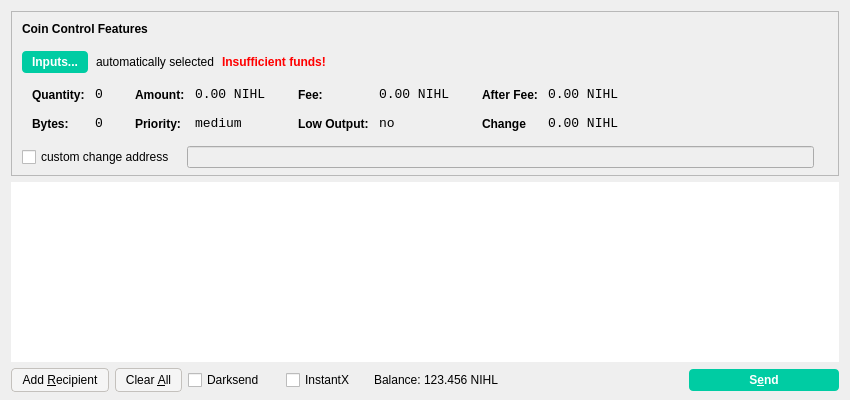
<?xml version="1.0" encoding="UTF-8"?>
<ui version="4.0">
 <class>SendCoinsDialog</class>
 <widget class="QDialog" name="SendCoinsDialog">
  <property name="geometry">
   <rect>
    <x>0</x>
    <y>0</y>
    <width>850</width>
    <height>400</height>
   </rect>
  </property>
  <property name="windowTitle">
   <string>Send Coins</string>
  </property>
  <layout class="QVBoxLayout" name="verticalLayout" stretch="0,1,0">
   <property name="bottomMargin">
    <number>8</number>
   </property>
   <item>
    <widget class="QFrame" name="frameCoinControl">
     <property name="sizePolicy">
      <sizepolicy hsizetype="Expanding" vsizetype="Expanding">
       <horstretch>0</horstretch>
       <verstretch>0</verstretch>
      </sizepolicy>
     </property>
     <property name="maximumSize">
      <size>
       <width>16777215</width>
       <height>16777215</height>
      </size>
     </property>
     <property name="frameShape">
      <enum>QFrame::StyledPanel</enum>
     </property>
     <property name="frameShadow">
      <enum>QFrame::Sunken</enum>
     </property>
     <layout class="QVBoxLayout" name="verticalLayoutCoinControl2">
      <property name="spacing">
       <number>6</number>
      </property>
      <property name="leftMargin">
       <number>0</number>
      </property>
      <property name="topMargin">
       <number>0</number>
      </property>
      <property name="rightMargin">
       <number>0</number>
      </property>
      <property name="bottomMargin">
       <number>6</number>
      </property>
      <item>
       <layout class="QVBoxLayout" name="verticalLayoutCoinControl" stretch="0,0,0,0,1">
        <property name="spacing">
         <number>0</number>
        </property>
        <property name="leftMargin">
         <number>10</number>
        </property>
        <property name="topMargin">
         <number>10</number>
        </property>
        <item>
         <layout class="QHBoxLayout" name="horizontalLayoutCoinControl1">
          <property name="bottomMargin">
           <number>15</number>
          </property>
          <item>
           <widget class="QLabel" name="labelCoinControlFeatures">
            <property name="sizePolicy">
             <sizepolicy hsizetype="Preferred" vsizetype="Maximum">
              <horstretch>0</horstretch>
              <verstretch>0</verstretch>
             </sizepolicy>
            </property>
            <property name="font">
             <font>
              <weight>75</weight>
              <bold>true</bold>
             </font>
            </property>
            <property name="styleSheet">
             <string notr="true">font-weight:bold;</string>
            </property>
            <property name="text">
             <string>Coin Control Features</string>
            </property>
           </widget>
          </item>
         </layout>
        </item>
        <item>
         <layout class="QHBoxLayout" name="horizontalLayoutCoinControl2" stretch="0,0,0,0">
          <property name="spacing">
           <number>8</number>
          </property>
          <property name="bottomMargin">
           <number>10</number>
          </property>
          <item>
           <widget class="QPushButton" name="pushButtonCoinControl">
            <property name="styleSheet">
             <string notr="true">background-color: rgb(0, 204, 163);
color: rgb(255, 255, 255);
border-radius: 4px;
border-color:  rgb(0, 204, 163);
font-weight: 600;
padding: 4px;
padding-left: 10px;
padding-right: 10px;</string>
            </property>
            <property name="text">
             <string>Inputs...</string>
            </property>
           </widget>
          </item>
          <item>
           <widget class="QLabel" name="labelCoinControlAutomaticallySelected">
            <property name="text">
             <string>automatically selected</string>
            </property>
            <property name="margin">
             <number>5</number>
            </property>
           </widget>
          </item>
          <item>
           <widget class="QLabel" name="labelCoinControlInsuffFunds">
            <property name="font">
             <font>
              <weight>75</weight>
              <bold>true</bold>
             </font>
            </property>
            <property name="styleSheet">
             <string notr="true">color:red;font-weight:bold;</string>
            </property>
            <property name="text">
             <string>Insufficient funds!</string>
            </property>
            <property name="margin">
             <number>5</number>
            </property>
           </widget>
          </item>
          <item>
           <spacer name="horizontalSpacerCoinControl">
            <property name="orientation">
             <enum>Qt::Horizontal</enum>
            </property>
            <property name="sizeHint" stdset="0">
             <size>
              <width>40</width>
              <height>1</height>
             </size>
            </property>
           </spacer>
          </item>
         </layout>
        </item>
        <item>
         <widget class="QWidget" name="widgetCoinControl" native="true">
          <property name="sizePolicy">
           <sizepolicy hsizetype="Preferred" vsizetype="Preferred">
            <horstretch>0</horstretch>
            <verstretch>0</verstretch>
           </sizepolicy>
          </property>
          <property name="minimumSize">
           <size>
            <width>0</width>
            <height>0</height>
           </size>
          </property>
          <property name="styleSheet">
           <string notr="true"/>
          </property>
          <layout class="QHBoxLayout" name="horizontalLayoutCoinControl5">
           <property name="leftMargin">
            <number>0</number>
           </property>
           <property name="topMargin">
            <number>0</number>
           </property>
           <property name="rightMargin">
            <number>0</number>
           </property>
           <property name="bottomMargin">
            <number>0</number>
           </property>
           <item>
            <layout class="QHBoxLayout" name="horizontalLayoutCoinControl3" stretch="0,0,0,1">
             <property name="spacing">
              <number>20</number>
             </property>
             <property name="topMargin">
              <number>0</number>
             </property>
             <property name="bottomMargin">
              <number>10</number>
             </property>
             <item>
              <layout class="QFormLayout" name="formLayoutCoinControl1">
               <property name="horizontalSpacing">
                <number>10</number>
               </property>
               <property name="verticalSpacing">
                <number>14</number>
               </property>
               <property name="leftMargin">
                <number>10</number>
               </property>
               <property name="topMargin">
                <number>4</number>
               </property>
               <property name="rightMargin">
                <number>6</number>
               </property>
               <item row="0" column="0">
                <widget class="QLabel" name="labelCoinControlQuantityText">
                 <property name="styleSheet">
                  <string notr="true">font-weight:bold;</string>
                 </property>
                 <property name="text">
                  <string>Quantity:</string>
                 </property>
                 <property name="margin">
                  <number>0</number>
                 </property>
                </widget>
               </item>
               <item row="0" column="1">
                <widget class="QLabel" name="labelCoinControlQuantity">
                 <property name="font">
                  <font>
                   <family>Monospace</family>
                   <pointsize>10</pointsize>
                  </font>
                 </property>
                 <property name="cursor">
                  <cursorShape>IBeamCursor</cursorShape>
                 </property>
                 <property name="contextMenuPolicy">
                  <enum>Qt::ActionsContextMenu</enum>
                 </property>
                 <property name="text">
                  <string>0</string>
                 </property>
                 <property name="margin">
                  <number>0</number>
                 </property>
                 <property name="textInteractionFlags">
                  <set>Qt::LinksAccessibleByMouse|Qt::TextSelectableByKeyboard|Qt::TextSelectableByMouse</set>
                 </property>
                </widget>
               </item>
               <item row="1" column="0">
                <widget class="QLabel" name="labelCoinControlBytesText">
                 <property name="styleSheet">
                  <string notr="true">font-weight:bold;</string>
                 </property>
                 <property name="text">
                  <string>Bytes:</string>
                 </property>
                </widget>
               </item>
               <item row="1" column="1">
                <widget class="QLabel" name="labelCoinControlBytes">
                 <property name="font">
                  <font>
                   <family>Monospace</family>
                   <pointsize>10</pointsize>
                  </font>
                 </property>
                 <property name="cursor">
                  <cursorShape>IBeamCursor</cursorShape>
                 </property>
                 <property name="contextMenuPolicy">
                  <enum>Qt::ActionsContextMenu</enum>
                 </property>
                 <property name="text">
                  <string>0</string>
                 </property>
                 <property name="textInteractionFlags">
                  <set>Qt::LinksAccessibleByMouse|Qt::TextSelectableByKeyboard|Qt::TextSelectableByMouse</set>
                 </property>
                </widget>
               </item>
              </layout>
             </item>
             <item>
              <layout class="QFormLayout" name="formLayoutCoinControl2">
               <property name="horizontalSpacing">
                <number>10</number>
               </property>
               <property name="verticalSpacing">
                <number>14</number>
               </property>
               <property name="leftMargin">
                <number>6</number>
               </property>
               <property name="topMargin">
                <number>4</number>
               </property>
               <property name="rightMargin">
                <number>6</number>
               </property>
               <item row="0" column="0">
                <widget class="QLabel" name="labelCoinControlAmountText">
                 <property name="styleSheet">
                  <string notr="true">font-weight:bold;</string>
                 </property>
                 <property name="text">
                  <string>Amount:</string>
                 </property>
                 <property name="margin">
                  <number>0</number>
                 </property>
                </widget>
               </item>
               <item row="0" column="1">
                <widget class="QLabel" name="labelCoinControlAmount">
                 <property name="font">
                  <font>
                   <family>Monospace</family>
                   <pointsize>10</pointsize>
                  </font>
                 </property>
                 <property name="cursor">
                  <cursorShape>IBeamCursor</cursorShape>
                 </property>
                 <property name="contextMenuPolicy">
                  <enum>Qt::ActionsContextMenu</enum>
                 </property>
                 <property name="text">
                  <string>0.00 NIHL</string>
                 </property>
                 <property name="textInteractionFlags">
                  <set>Qt::LinksAccessibleByMouse|Qt::TextSelectableByKeyboard|Qt::TextSelectableByMouse</set>
                 </property>
                </widget>
               </item>
               <item row="1" column="0">
                <widget class="QLabel" name="labelCoinControlPriorityText">
                 <property name="styleSheet">
                  <string notr="true">font-weight:bold;</string>
                 </property>
                 <property name="text">
                  <string>Priority:</string>
                 </property>
                </widget>
               </item>
               <item row="1" column="1">
                <widget class="QLabel" name="labelCoinControlPriority">
                 <property name="font">
                  <font>
                   <family>Monospace</family>
                   <pointsize>10</pointsize>
                  </font>
                 </property>
                 <property name="cursor">
                  <cursorShape>IBeamCursor</cursorShape>
                 </property>
                 <property name="contextMenuPolicy">
                  <enum>Qt::ActionsContextMenu</enum>
                 </property>
                 <property name="text">
                  <string>medium</string>
                 </property>
                 <property name="textInteractionFlags">
                  <set>Qt::LinksAccessibleByMouse|Qt::TextSelectableByKeyboard|Qt::TextSelectableByMouse</set>
                 </property>
                </widget>
               </item>
              </layout>
             </item>
             <item>
              <layout class="QFormLayout" name="formLayoutCoinControl3">
               <property name="horizontalSpacing">
                <number>10</number>
               </property>
               <property name="verticalSpacing">
                <number>14</number>
               </property>
               <property name="leftMargin">
                <number>6</number>
               </property>
               <property name="topMargin">
                <number>4</number>
               </property>
               <property name="rightMargin">
                <number>6</number>
               </property>
               <item row="0" column="0">
                <widget class="QLabel" name="labelCoinControlFeeText">
                 <property name="styleSheet">
                  <string notr="true">font-weight:bold;</string>
                 </property>
                 <property name="text">
                  <string>Fee:</string>
                 </property>
                 <property name="margin">
                  <number>0</number>
                 </property>
                </widget>
               </item>
               <item row="0" column="1">
                <widget class="QLabel" name="labelCoinControlFee">
                 <property name="font">
                  <font>
                   <family>Monospace</family>
                   <pointsize>10</pointsize>
                  </font>
                 </property>
                 <property name="cursor">
                  <cursorShape>IBeamCursor</cursorShape>
                 </property>
                 <property name="contextMenuPolicy">
                  <enum>Qt::ActionsContextMenu</enum>
                 </property>
                 <property name="text">
                  <string>0.00 NIHL</string>
                 </property>
                 <property name="textInteractionFlags">
                  <set>Qt::LinksAccessibleByMouse|Qt::TextSelectableByKeyboard|Qt::TextSelectableByMouse</set>
                 </property>
                </widget>
               </item>
               <item row="1" column="0">
                <widget class="QLabel" name="labelCoinControlLowOutputText">
                 <property name="styleSheet">
                  <string notr="true">font-weight:bold;</string>
                 </property>
                 <property name="text">
                  <string>Low Output:</string>
                 </property>
                </widget>
               </item>
               <item row="1" column="1">
                <widget class="QLabel" name="labelCoinControlLowOutput">
                 <property name="font">
                  <font>
                   <family>Monospace</family>
                   <pointsize>10</pointsize>
                  </font>
                 </property>
                 <property name="cursor">
                  <cursorShape>IBeamCursor</cursorShape>
                 </property>
                 <property name="contextMenuPolicy">
                  <enum>Qt::ActionsContextMenu</enum>
                 </property>
                 <property name="text">
                  <string>no</string>
                 </property>
                 <property name="textInteractionFlags">
                  <set>Qt::LinksAccessibleByMouse|Qt::TextSelectableByKeyboard|Qt::TextSelectableByMouse</set>
                 </property>
                </widget>
               </item>
              </layout>
             </item>
             <item>
              <layout class="QFormLayout" name="formLayoutCoinControl4">
               <property name="horizontalSpacing">
                <number>10</number>
               </property>
               <property name="verticalSpacing">
                <number>14</number>
               </property>
               <property name="leftMargin">
                <number>6</number>
               </property>
               <property name="topMargin">
                <number>4</number>
               </property>
               <property name="rightMargin">
                <number>6</number>
               </property>
               <item row="0" column="0">
                <widget class="QLabel" name="labelCoinControlAfterFeeText">
                 <property name="styleSheet">
                  <string notr="true">font-weight:bold;</string>
                 </property>
                 <property name="text">
                  <string>After Fee:</string>
                 </property>
                 <property name="margin">
                  <number>0</number>
                 </property>
                </widget>
               </item>
               <item row="0" column="1">
                <widget class="QLabel" name="labelCoinControlAfterFee">
                 <property name="font">
                  <font>
                   <family>Monospace</family>
                   <pointsize>10</pointsize>
                  </font>
                 </property>
                 <property name="cursor">
                  <cursorShape>IBeamCursor</cursorShape>
                 </property>
                 <property name="contextMenuPolicy">
                  <enum>Qt::ActionsContextMenu</enum>
                 </property>
                 <property name="text">
                  <string>0.00 NIHL</string>
                 </property>
                 <property name="textInteractionFlags">
                  <set>Qt::LinksAccessibleByMouse|Qt::TextSelectableByKeyboard|Qt::TextSelectableByMouse</set>
                 </property>
                </widget>
               </item>
               <item row="1" column="0">
                <widget class="QLabel" name="labelCoinControlChangeText">
                 <property name="styleSheet">
                  <string notr="true">font-weight:bold;</string>
                 </property>
                 <property name="text">
                  <string>Change</string>
                 </property>
                </widget>
               </item>
               <item row="1" column="1">
                <widget class="QLabel" name="labelCoinControlChange">
                 <property name="font">
                  <font>
                   <family>Monospace</family>
                   <pointsize>10</pointsize>
                  </font>
                 </property>
                 <property name="cursor">
                  <cursorShape>IBeamCursor</cursorShape>
                 </property>
                 <property name="contextMenuPolicy">
                  <enum>Qt::ActionsContextMenu</enum>
                 </property>
                 <property name="text">
                  <string>0.00 NIHL</string>
                 </property>
                 <property name="textInteractionFlags">
                  <set>Qt::LinksAccessibleByMouse|Qt::TextSelectableByKeyboard|Qt::TextSelectableByMouse</set>
                 </property>
                </widget>
               </item>
              </layout>
             </item>
            </layout>
           </item>
          </layout>
         </widget>
        </item>
        <item>
         <layout class="QHBoxLayout" name="horizontalLayoutCoinControl4" stretch="0,0,0">
          <property name="spacing">
           <number>12</number>
          </property>
          <property name="sizeConstraint">
           <enum>QLayout::SetDefaultConstraint</enum>
          </property>
          <property name="topMargin">
           <number>5</number>
          </property>
          <property name="rightMargin">
           <number>5</number>
          </property>
          <item>
           <widget class="QCheckBox" name="checkBoxCoinControlChange">
            <property name="text">
             <string>custom change address</string>
            </property>
           </widget>
          </item>
          <item>
           <widget class="QLineEdit" name="lineEditCoinControlChange">
            <property name="enabled">
             <bool>false</bool>
            </property>
            <property name="sizePolicy">
             <sizepolicy hsizetype="Expanding" vsizetype="Fixed">
              <horstretch>0</horstretch>
              <verstretch>0</verstretch>
             </sizepolicy>
            </property>
           </widget>
          </item>
          <item>
           <widget class="QLabel" name="labelCoinControlChangeLabel">
            <property name="sizePolicy">
             <sizepolicy hsizetype="Preferred" vsizetype="Expanding">
              <horstretch>0</horstretch>
              <verstretch>0</verstretch>
             </sizepolicy>
            </property>
            <property name="minimumSize">
             <size>
              <width>0</width>
              <height>0</height>
             </size>
            </property>
            <property name="text">
             <string/>
            </property>
            <property name="margin">
             <number>3</number>
            </property>
           </widget>
          </item>
         </layout>
        </item>
        <item>
         <spacer name="verticalSpacerCoinControl">
          <property name="orientation">
           <enum>Qt::Vertical</enum>
          </property>
          <property name="sizeHint" stdset="0">
           <size>
            <width>800</width>
            <height>1</height>
           </size>
          </property>
         </spacer>
        </item>
       </layout>
      </item>
     </layout>
    </widget>
   </item>
   <item>
    <widget class="QScrollArea" name="scrollArea">
     <property name="styleSheet">
      <string notr="true">border: 0;</string>
     </property>
     <property name="widgetResizable">
      <bool>true</bool>
     </property>
     <widget class="QWidget" name="scrollAreaWidgetContents">
      <property name="geometry">
       <rect>
        <x>0</x>
        <y>0</y>
        <width>832</width>
        <height>156</height>
       </rect>
      </property>
      <property name="styleSheet">
       <string notr="true">background-color: rgb(255, 255, 255);
border: 0;</string>
      </property>
      <layout class="QVBoxLayout" name="verticalLayout_2">
       <property name="leftMargin">
        <number>0</number>
       </property>
       <property name="topMargin">
        <number>0</number>
       </property>
       <property name="rightMargin">
        <number>0</number>
       </property>
       <property name="bottomMargin">
        <number>0</number>
       </property>
       <item>
        <layout class="QVBoxLayout" name="entries">
         <property name="spacing">
          <number>6</number>
         </property>
        </layout>
       </item>
       <item>
        <spacer name="verticalSpacer">
         <property name="orientation">
          <enum>Qt::Vertical</enum>
         </property>
         <property name="sizeHint" stdset="0">
          <size>
           <width>20</width>
           <height>40</height>
          </size>
         </property>
        </spacer>
       </item>
      </layout>
     </widget>
    </widget>
   </item>
   <item>
    <layout class="QHBoxLayout" name="horizontalLayout">
     <item>
      <widget class="QPushButton" name="addButton">
       <property name="toolTip">
        <string>Send to multiple recipients at once</string>
       </property>
       <property name="styleSheet">
        <string notr="true">background-color: rgb(245, 245, 245);
border-radius: 4px;
border: 1px solid #c4c1bd;
font-weight: 400;
padding: 4px;
padding-left: 10px;
padding-right: 10px;</string>
       </property>
       <property name="text">
        <string>Add &amp;Recipient</string>
       </property>
       <property name="autoDefault">
        <bool>false</bool>
       </property>
      </widget>
     </item>
     <item>
      <widget class="QPushButton" name="clearButton">
       <property name="sizePolicy">
        <sizepolicy hsizetype="Minimum" vsizetype="Fixed">
         <horstretch>0</horstretch>
         <verstretch>0</verstretch>
        </sizepolicy>
       </property>
       <property name="toolTip">
        <string>Remove all transaction fields</string>
       </property>
       <property name="styleSheet">
        <string notr="true">background-color: rgb(245, 245, 245);
border-radius: 4px;
border: 1px solid #c4c1bd;
font-weight: 400;
padding: 4px;
padding-left: 10px;
padding-right: 10px;</string>
       </property>
       <property name="text">
        <string>Clear &amp;All</string>
       </property>
       <property name="autoRepeatDelay">
        <number>300</number>
       </property>
       <property name="autoDefault">
        <bool>false</bool>
       </property>
      </widget>
     </item>
     <item>
      <layout class="QHBoxLayout" name="horizontalLayout_2">
       <property name="spacing">
        <number>3</number>
       </property>
       <item>
        <widget class="QCheckBox" name="checkUseDarksend">
         <property name="minimumSize">
          <size>
           <width>95</width>
           <height>0</height>
          </size>
         </property>
         <property name="visible">
          <bool>false</bool>
         </property>
         <property name="text">
          <string>Darksend</string>
         </property>
        </widget>
       </item>
       <item>
        <widget class="QCheckBox" name="checkInstantX">
         <property name="minimumSize">
          <size>
           <width>85</width>
           <height>0</height>
          </size>
         </property>
         <property name="visible">
          <bool>false</bool>
         </property>
         <property name="text">
          <string>InstantX</string>
         </property>
        </widget>
       </item>
       <item>
        <widget class="QLabel" name="label">
         <property name="sizePolicy">
          <sizepolicy hsizetype="Preferred" vsizetype="Fixed">
           <horstretch>0</horstretch>
           <verstretch>0</verstretch>
          </sizepolicy>
         </property>
         <property name="text">
          <string>Balance:</string>
         </property>
        </widget>
       </item>
       <item>
        <widget class="QLabel" name="labelBalance">
         <property name="sizePolicy">
          <sizepolicy hsizetype="Preferred" vsizetype="Fixed">
           <horstretch>0</horstretch>
           <verstretch>0</verstretch>
          </sizepolicy>
         </property>
         <property name="cursor">
          <cursorShape>IBeamCursor</cursorShape>
         </property>
         <property name="text">
          <string>123.456 NIHL</string>
         </property>
         <property name="textInteractionFlags">
          <set>Qt::LinksAccessibleByMouse|Qt::TextSelectableByKeyboard|Qt::TextSelectableByMouse</set>
         </property>
        </widget>
       </item>
      </layout>
     </item>
     <item>
      <spacer name="horizontalSpacer">
       <property name="orientation">
        <enum>Qt::Horizontal</enum>
       </property>
       <property name="sizeHint" stdset="0">
        <size>
         <width>40</width>
         <height>20</height>
        </size>
       </property>
      </spacer>
     </item>
     <item>
      <widget class="QPushButton" name="sendButton">
       <property name="minimumSize">
        <size>
         <width>150</width>
         <height>0</height>
        </size>
       </property>
       <property name="toolTip">
        <string>Confirm the send action</string>
       </property>
       <property name="styleSheet">
        <string notr="true">background-color: rgb(0, 204, 163);
color: rgb(255, 255, 255);
border-radius: 4px;
border-color:  rgb(0, 204, 163);
font-weight: 600;
padding: 4px;
padding-left: 10px;
padding-right: 10px;</string>
       </property>
       <property name="text">
        <string>S&amp;end</string>
       </property>
       <property name="default">
        <bool>true</bool>
       </property>
      </widget>
     </item>
    </layout>
   </item>
  </layout>
 </widget>
 <resources/>
 <connections/>
</ui>
